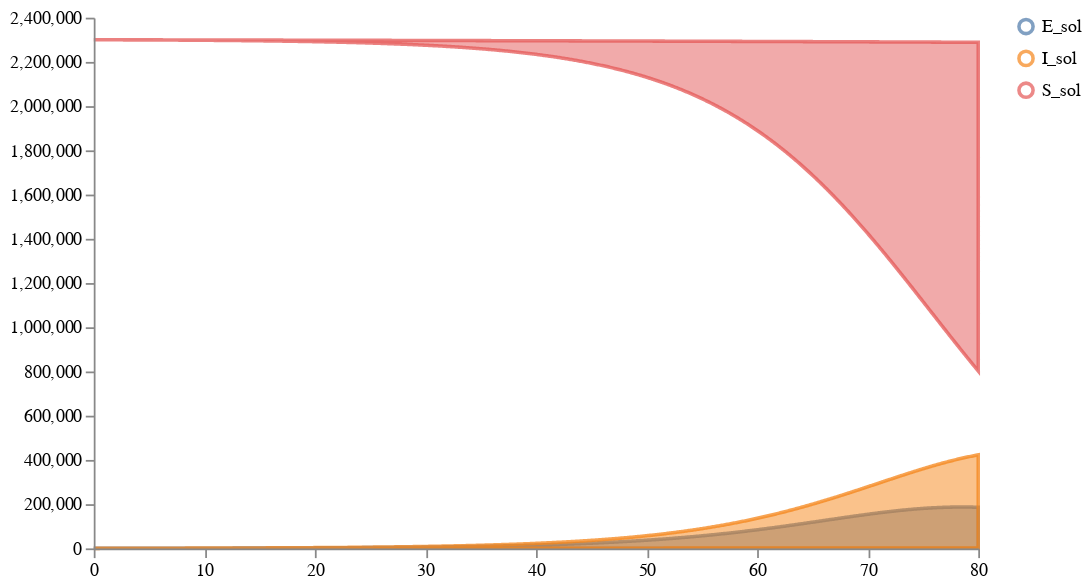

Here is the notebook cell this chart was saved with:
### Code cell
schema = plots.trajectories(prior_samples["data"].drop(columns='V_sol'), subset=".*_sol",
                            #points=ww_data_train.reset_index(drop=True).rename(columns={"V":"V_data"})
                                        )
schema = plots.pad(schema, 5)
plots.ipy_display(schema)

### Figure 1 — Vega specification as saved in the notebook (floating-point values rounded to 4 significant figures; data arrays with more than 128 entries replaced by an {"elided": "..."} marker saying what was removed)
{"$schema": "https://vega.github.io/schema/vega/v5.json", "axes": [{"name": "x_axis", "orient": "bottom", "scale": "xscale", "zindex": 100}, {"name": "y_axis", "orient": "left", "scale": "yscale", "zindex": 100}], "data": [{"name": "distributions", "values": {"elided": "2403 records"}}, {"name": "traces", "transform": [{"expr": "isValid(datum.value)", "type": "filter"}], "values": []}, {"name": "points", "values": []}, {"name": "markers", "values": []}, {"name": "selected", "on": [{"remove": true, "trigger": "clear"}, {"remove": true, "trigger": "!shift"}, {"insert": "clicked", "trigger": "!shift && clicked"}, {"toggle": "clicked", "trigger": "shift && clicked"}]}], "height": 300, "legends": [{"encode": {"labels": {"interactive": true, "name": "legendLabel", "update": {"opacity": [{"test": "!length(data('selected')) || indata('selected', 'value', datum.value)", "value": 1}, {"value": 0.25}]}}, "symbols": {"interactive": true, "name": "legendSymbol", "update": {"fill": {"value": "transparent"}, "opacity": [{"test": "!length(data('selected')) || indata('selected', 'value', datum.value)", "value": 0.7}, {"value": 0.15}], "size": {"value": 64}, "strokeWidth": {"value": 2}}}}, "name": "color_legend", "stroke": "color"}], "marks": [{"from": {"facet": {"data": "points", "groupby": "trajectory", "name": "points_split"}}, "marks": [{"encode": {"hover": {"fillOpacity": {"value": 0.9}}, "update": {"fill": {"field": "trajectory", "scale": "color"}, "fillOpacity": [{"test": "!length(data('selected')) || indata('selected', 'value', datum.trajectory)", "value": 0.5}, {"value": 0.15}], "size": {"value": 10}, "stroke": {"field": "trajectory", "scale": "color"}, "strokeOpacity": [{"test": "!length(data('selected')) || indata('selected', 'value', datum.trajectory)", "value": 0.75}, {"value": 0.15}], "strokeWidth": {"value": 2}, "tooltip": {"field": "value"}, "x": {"field": "timepoint", "scale": "xscale"}, "y": {"field": "value", "scale": "yscale"}}}, "from": {"data": "points"}, "name": "_points_symbol", "type": "symbol", "zindex": 3}, {"encode": {"hover": {"fillOpacity": {"value": 0.9}}, "update": {"interpolate": {"value": "linear"}, "stroke": {"field": "trajectory", "scale": "color"}, "strokeOpacity": [{"test": "!length(data('selected')) || indata('selected', 'value', datum.trajectory)", "value": 0.3}, {"value": 0.1}], "strokeWidth": {"value": 2}, "x": {"field": "timepoint", "scale": "xscale"}, "y": {"field": "value", "scale": "yscale"}}}, "from": {"data": "points"}, "name": "_points_line", "type": "line", "zindex": 3}], "name": "_points", "type": "group", "zindex": 3}, {"from": {"facet": {"data": "traces", "groupby": "trajectory", "name": "traces_split"}}, "marks": [{"encode": {"hover": {"fillOpacity": {"value": 0.9}}, "update": {"interpolate": {"value": "linear"}, "stroke": {"field": "trajectory", "scale": "color"}, "strokeOpacity": [{"test": "!length(data('selected')) || indata('selected', 'value', datum.trajectory)", "value": 0.75}, {"value": 0.15}], "strokeWidth": {"value": 2}, "x": {"field": "timepoint", "scale": "xscale"}, "y": {"field": "value", "scale": "yscale"}}}, "from": {"data": "traces_split"}, "name": "_traces_lines", "type": "line"}], "name": "_traces", "type": "group", "zindex": 2}, {"from": {"facet": {"data": "distributions", "groupby": "trajectory", "name": "trajectory_split"}}, "marks": [{"encode": {"hover": {"fillOpacity": {"value": 0.9}}, "update": {"fill": {"field": "trajectory", "scale": "color"}, "fillOpacity": [{"test": "!length(data('selected')) || indata('selected', 'value', datum.trajectory)", "value": 0.5}, {"value": 0.15}], "interpolate": {"value": "linear"}, "stroke": {"field": "trajectory", "scale": "color"}, "strokeOpacity": [{"test": "!length(data('selected')) || indata('selected', 'value', datum.trajectory)", "value": 0.75}, {"value": 0.15}], "strokeWidth": {"value": 2}, "x": {"field": "timepoint", "scale": "xscale"}, "y": {"field": "upper", "scale": "yscale"}, "y2": {"field": "lower", "scale": "yscale"}}}, "from": {"data": "trajectory_split"}, "type": "area"}], "name": "_distributions", "type": "group", "zindex": 1}, {"marks": [{"encode": {"enter": {"stroke": {"value": "lightgray"}}, "update": {"opacity": {"value": 1}, "x": {"field": "timepoint", "scale": "xscale"}, "y": {"signal": "height"}, "y2": {"value": 0}}}, "from": {"data": "markers"}, "name": "_marker text", "type": "rule"}, {"encode": {"enter": {"fontSize": {"value": 8}, "text": {"field": "datum.label"}, "y": {"value": 0}}}, "from": {"data": "_marker text"}, "name": "_marker flags", "transform": [{"as": ["x", "_y", "opacity", "align", "baseline"], "lineAnchor": "start", "offset": [1], "size": {"signal": "[width, height]"}, "type": "label"}], "type": "text"}], "name": "_markers", "type": "group"}], "padding": 5, "scales": [{"domain": {"fields": [{"data": "distributions", "field": "timepoint"}, {"data": "traces", "field": "timepoint"}, {"data": "points", "field": "timepoint"}, {"data": "markers", "field": "timepoint"}]}, "name": "xscale", "range": "width", "type": "linear", "zero": false}, {"domain": {"fields": [{"data": "distributions", "field": "lower"}, {"data": "distributions", "field": "upper"}, {"data": "traces", "field": "value"}, {"data": "points", "field": "value"}]}, "name": "yscale", "nice": true, "range": "height", "type": "linear", "zero": true}, {"domain": {"fields": [{"data": "distributions", "field": "trajectory"}, {"data": "traces", "field": "trajectory"}, {"data": "points", "field": "trajectory"}]}, "name": "color", "range": "category", "type": "ordinal"}], "signals": [{"name": "clear", "on": [{"events": "mouseup[!event.item]", "force": true, "update": "true"}], "value": true}, {"name": "shift", "on": [{"events": "@legendSymbol:click, @legendLabel:click", "force": true, "update": "event.shiftKey"}], "value": false}, {"name": "clicked", "on": [{"events": "@legendSymbol:click, @legendLabel:click", "force": true, "update": "{value: datum.value}"}], "value": null}], "width": 500}
